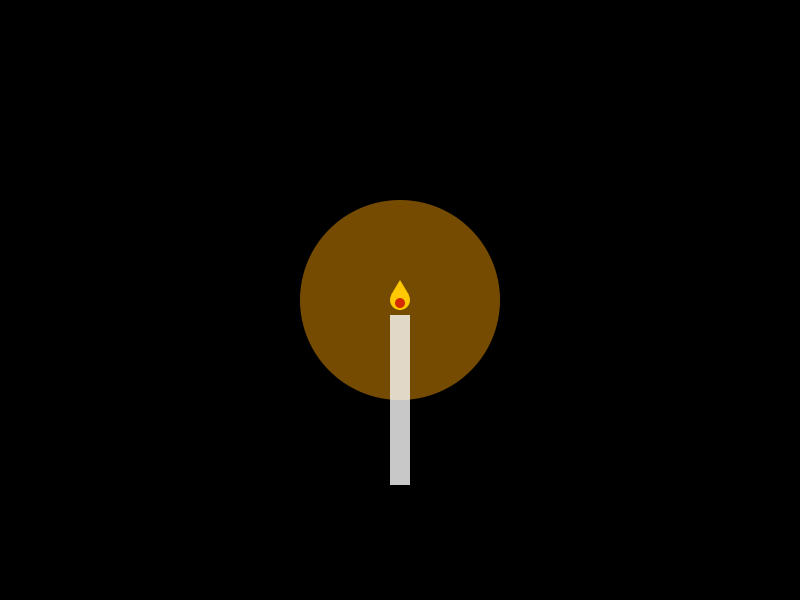
Frame 1 (no input)
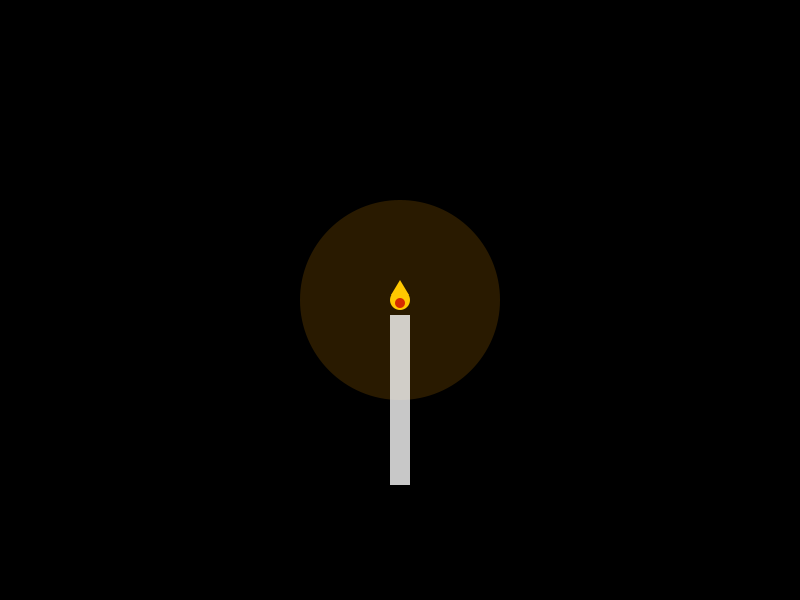
Frame 60 (the mouse pressed at the canvas centre just before this capture)
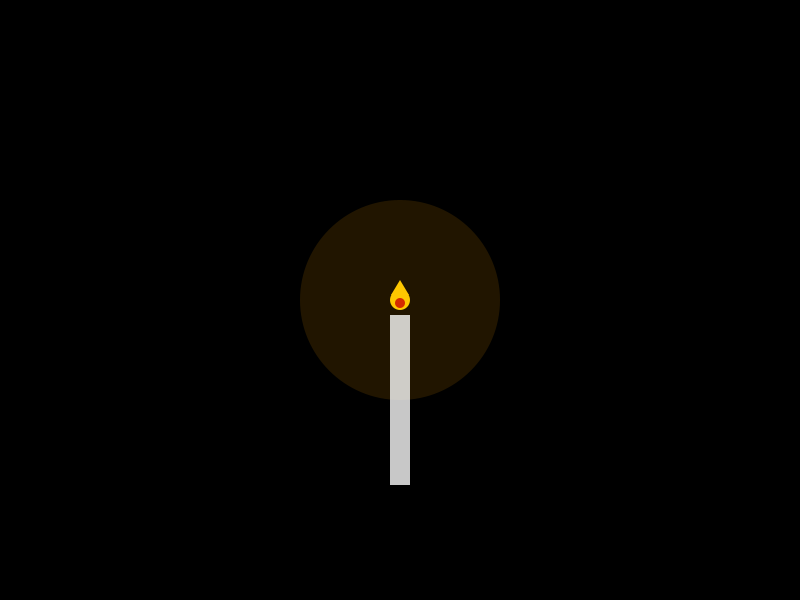
Frame 120 (the mouse held since frame 60 and released just before this capture)

The Processing sketch that drew these frames (run headless with seeded random() and noise(); from frame 60 on, the mouse is pressed at the canvas centre):

// Processing sketch: candle
// ── candle.pde
float pw = 0.5;
int range = 10;

void setup () {
  size(800, 600);
  background(0);
  frameRate(10);
  noStroke();
  rectMode(CENTER);
}

void draw () {
  background(0, 16);
  if (pw < 0.5) {
    pw = pw + 2 * pw * pw;
  }
  else {
    pw = pw - 2 * (1 - pw) * (1 - pw);
  }
  if (pw < 0.1 || pw > 0.9) {
    pw = random(255) / 255;
  }
  
  fill(255 * pw, 165 * pw, 0, 180);
  ellipse(width/2, height/2, 200, 200);
  fill(255, 200, 0);
  ellipse(width/2, height/2, 20, 20);
  triangle(width/2, height/2 - 20, width/2 - 9, height/2 - 5, width/2 + 9, height/2 - 5);
  fill(200, 0, 0, 200);
  ellipse(width/2, height/2 + 3, 10, 10);
  fill(255, 200);
  rect(width/2, height/2 + 100, 20, 170);
}
